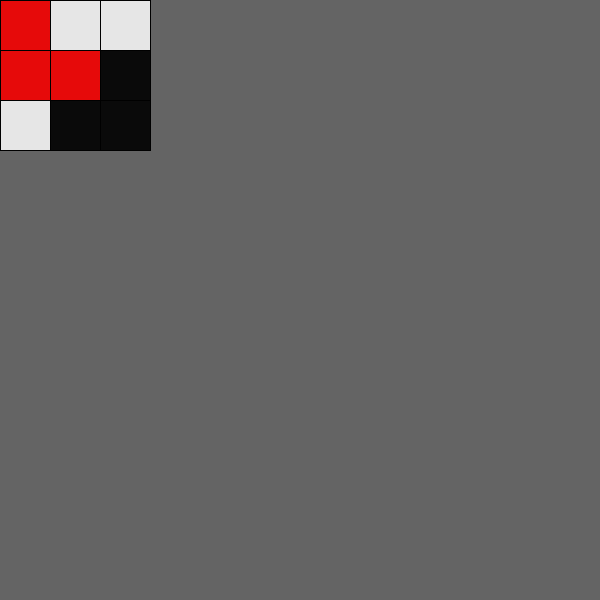
Frame 1 (no input)
Frame 60 (the mouse pressed at the canvas centre just before this capture): identical to frame 1, image omitted
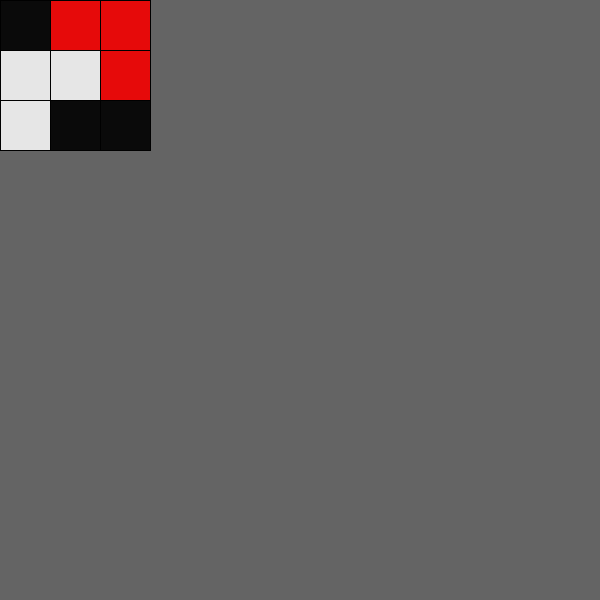
Frame 120 (the mouse held since frame 60 and released just before this capture)

The Processing sketch that drew these frames (run headless with seeded random() and noise(); from frame 60 on, the mouse is pressed at the canvas centre):

// Processing sketch: Trinary
// ── Trinary.pde
int boxSize=50;

String[][] TRYTES = {{"w", "w", "r", "w", "b", "b", "b", "r", "r"}, 
  {"w", "w", "r", "w", "b", "b", "r", "r", "b"}, 
  {"w", "w", "r", "b", "r", "r", "w", "b", "b"}, 
  {"w", "w", "r", "b", "r", "r", "b", "b", "w"}, 
  {"w", "w", "r", "b", "b", "w", "b", "r", "r"}, 
  {"w", "w", "r", "b", "b", "w", "r", "r", "b"}, 
  {"w", "w", "r", "r", "r", "b", "w", "b", "b"}, 
  {"w", "w", "r", "r", "r", "b", "b", "b", "w"}, 
  {"b", "w", "w", "w", "r", "r", "b", "b", "r"}, 
  {"b", "w", "w", "w", "r", "r", "r", "b", "b"}, 
  {"b", "w", "w", "b", "b", "r", "w", "r", "r"}, 
  {"b", "w", "w", "b", "b", "r", "r", "r", "w"}, 
  {"b", "w", "w", "r", "b", "b", "w", "r", "r"}, 
  {"b", "w", "w", "r", "b", "b", "r", "r", "w"}, 
  {"b", "w", "w", "r", "r", "w", "b", "b", "r"}, 
  {"b", "w", "w", "r", "r", "w", "r", "b", "b"}, 
  {"b", "r", "r", "w", "b", "b", "w", "w", "r"}, 
  {"b", "r", "r", "w", "b", "b", "r", "w", "w"}, 
  {"b", "r", "r", "w", "w", "r", "w", "b", "b"}, 
  {"b", "r", "r", "w", "w", "r", "b", "b", "w"}, 
  {"b", "r", "r", "b", "b", "w", "w", "w", "r"}, 
  {"b", "r", "r", "b", "b", "w", "r", "w", "w"}, 
  {"b", "r", "r", "r", "w", "w", "w", "b", "b"}, 
  {"b", "r", "r", "r", "w", "w", "b", "b", "w"}, 
  {"b", "b", "w", "w", "w", "r", "b", "r", "r"}, 
  {"b", "b", "w", "w", "w", "r", "r", "r", "b"}, 
  {"b", "b", "w", "b", "r", "r", "w", "w", "r"}, 
  {"b", "b", "w", "b", "r", "r", "r", "w", "w"}, 
  {"b", "b", "w", "r", "w", "w", "b", "r", "r"}, 
  {"b", "b", "w", "r", "w", "w", "r", "r", "b"}, 
  {"b", "b", "w", "r", "r", "b", "w", "w", "r"}, 
  {"b", "b", "w", "r", "r", "b", "r", "w", "w"}, 
  {"b", "b", "r", "w", "r", "r", "w", "w", "b"}, 
  {"b", "b", "r", "w", "r", "r", "b", "w", "w"}, 
  {"b", "b", "r", "w", "w", "b", "w", "r", "r"}, 
  {"b", "b", "r", "w", "w", "b", "r", "r", "w"}, 
  {"b", "b", "r", "b", "w", "w", "w", "r", "r"}, 
  {"b", "b", "r", "b", "w", "w", "r", "r", "w"}, 
  {"b", "b", "r", "r", "r", "w", "w", "w", "b"}, 
  {"b", "b", "r", "r", "r", "w", "b", "w", "w"}, 
  {"r", "w", "w", "w", "b", "b", "b", "r", "r"}, 
  {"r", "w", "w", "w", "b", "b", "r", "r", "b"}, 
  {"r", "w", "w", "b", "r", "r", "w", "b", "b"}, 
  {"r", "w", "w", "b", "r", "r", "b", "b", "w"}, 
  {"r", "w", "w", "b", "b", "w", "b", "r", "r"}, 
  {"r", "w", "w", "b", "b", "w", "r", "r", "b"}, 
  {"r", "w", "w", "r", "r", "b", "w", "b", "b"}, 
  {"r", "w", "w", "r", "r", "b", "b", "b", "w"}, 
  {"r", "b", "b", "w", "r", "r", "w", "w", "b"}, 
  {"r", "b", "b", "w", "r", "r", "b", "w", "w"}, 
  {"r", "b", "b", "w", "w", "b", "w", "r", "r"}, 
  {"r", "b", "b", "w", "w", "b", "r", "r", "w"}, 
  {"r", "b", "b", "b", "w", "w", "w", "r", "r"}, 
  {"r", "b", "b", "b", "w", "w", "r", "r", "w"}, 
  {"r", "b", "b", "r", "r", "w", "w", "w", "b"}, 
  {"r", "b", "b", "r", "r", "w", "b", "w", "w"}, 
  {"r", "r", "w", "w", "w", "b", "b", "b", "r"}, 
  {"r", "r", "w", "w", "w", "b", "r", "b", "b"}, 
  {"r", "r", "w", "b", "w", "w", "b", "b", "r"}, 
  {"r", "r", "w", "b", "w", "w", "r", "b", "b"}, 
  {"r", "r", "w", "b", "b", "r", "w", "w", "b"}, 
  {"r", "r", "w", "b", "b", "r", "b", "w", "w"}, 
  {"r", "r", "w", "r", "b", "b", "w", "w", "b"}, 
  {"r", "r", "w", "r", "b", "b", "b", "w", "w"}, 
  {"r", "r", "b", "w", "b", "b", "w", "w", "r"}, 
  {"r", "r", "b", "w", "b", "b", "r", "w", "w"}, 
  {"r", "r", "b", "w", "w", "r", "w", "b", "b"}, 
  {"r", "r", "b", "w", "w", "r", "b", "b", "w"}, 
  {"r", "r", "b", "b", "b", "w", "w", "w", "r"}, 
  {"r", "r", "b", "b", "b", "w", "r", "w", "w"}, 
  {"r", "r", "b", "r", "w", "w", "w", "b", "b"}, 
  {"r", "r", "b", "r", "w", "w", "b", "b", "w"}};

int start = int(random(0,TRYTES.length));
void setup() {
  size(600, 600);
  println(TRYTES[start][0],TRYTES[start][1],TRYTES[start][2],TRYTES[start][3],TRYTES[start][4],TRYTES[start][5],TRYTES[start][6],TRYTES[start][7],TRYTES[start][8]);
  println(start);
}

void draw() {

  color fill;
  background(100, 100, 100);
  for (int i = 0; i < 3; i++) {
    for (int j = 0; j < 3; j++) {
      
      if (TRYTES[start][i*3+j]=="r") {
        fill = color(230, 10, 10);
      } else if (TRYTES[start][i*3+j]=="w") {
        fill = color(230, 230, 230);
      } else {
        fill = color(10, 10, 10);
      } 
      fill(fill);
      rect(boxSize*j, boxSize*i, boxSize, boxSize);
    }
  }
  //start = int(random(0,TRYTES.length));
}

void mousePressed(){
  start = int(random(0,TRYTES.length));
  println(TRYTES[start][0],TRYTES[start][1],TRYTES[start][2],TRYTES[start][3],TRYTES[start][4],TRYTES[start][5],TRYTES[start][6],TRYTES[start][7],TRYTES[start][8]);
  

}
